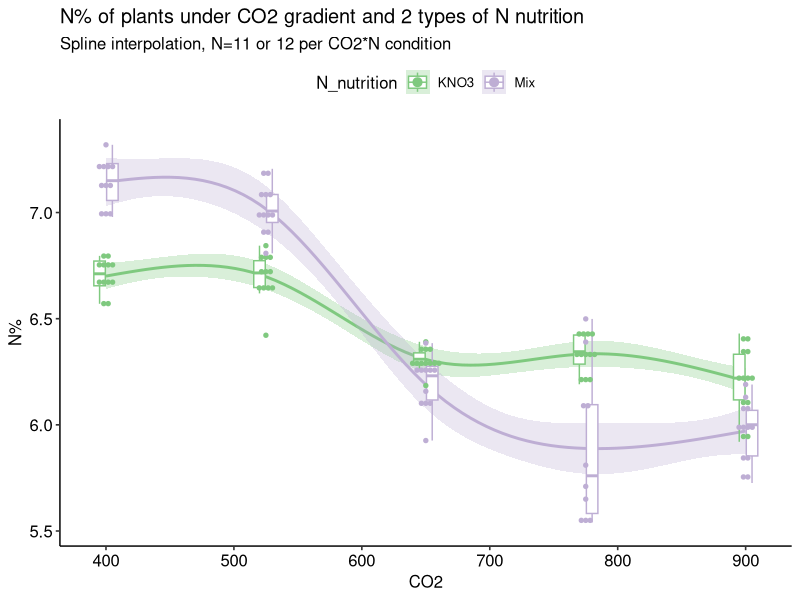
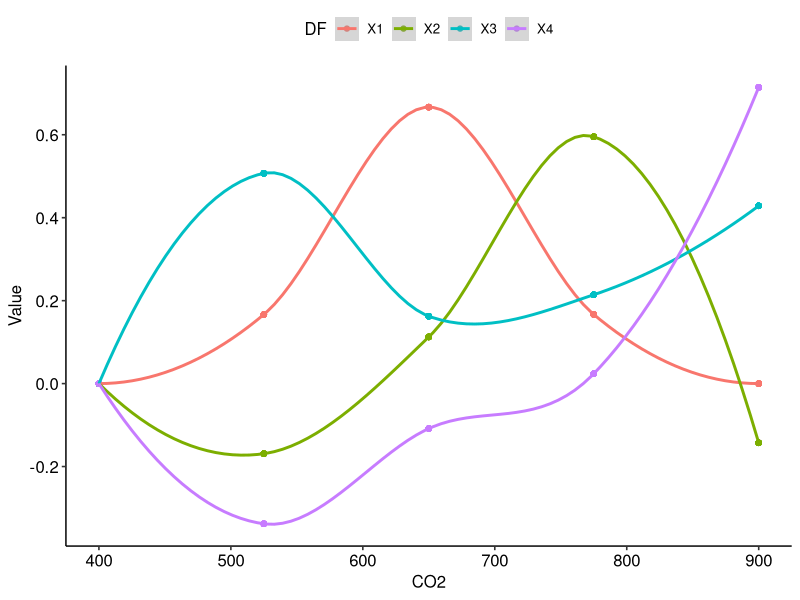
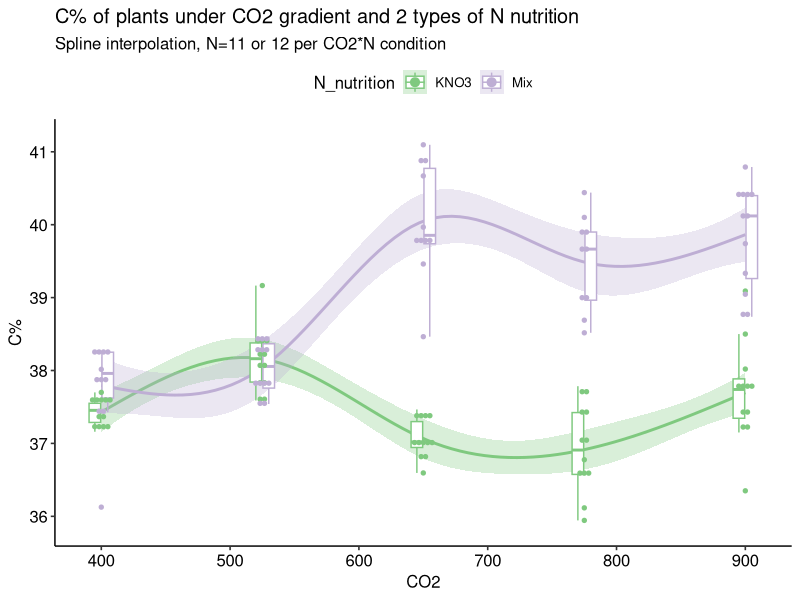
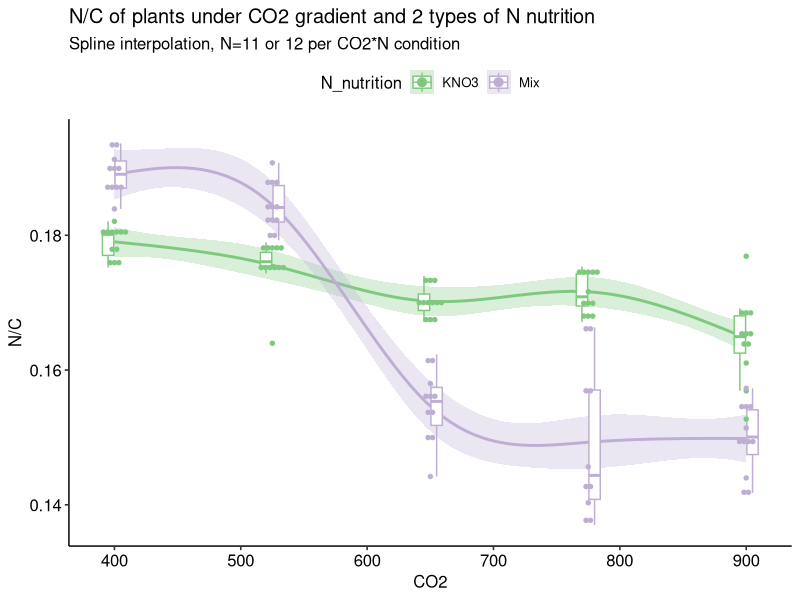

Generate these figures, in order, with R: (Note: this script raises an error after producing the figures.)
## ---- chunk 1
knitr::opts_chunk$set(echo = TRUE, message=FALSE, warning=FALSE )
library(tidyverse)
library(splines)
library(ggpubr)
library(jsonlite)
## ---- chunk 2
data <- 
  read.table("../data/OC_08_N-C_corrected.csv", sep=',', h=T, na.strings = "NA") %>%
  rename(N=X.N, C=X.C, Tube=Nom) %>%
  mutate(Tube = as.numeric(str_remove(Tube, ',000')),
         Poids = as.numeric(str_replace(Poids, ',', '.')),
         N = as.numeric(str_replace(N, ',', '.')),
         C = as.numeric(str_replace(C, ',', '.'))) %>%
  inner_join(read.csv("../data/OC_08_annotation.csv", sep=';'), by="Tube") %>%
  rename(N_nutrition = N.y, N=N.x)

DF=4
data %>%
  ggplot(aes(x=CO2, y=N, color=N_nutrition, fill=N_nutrition))+
  geom_smooth(method = "lm", se = T, size = 1, alpha=0.3,
              formula = y ~ ns(x, df=DF))+
  geom_boxplot(aes(group=interaction(CO2, N_nutrition), color=N_nutrition), 
               alpha=1, width=20, fill="white", outlier.alpha = 0)+
  geom_dotplot(aes(group=interaction(CO2, N_nutrition)),
               binaxis='y', stackdir='center', dotsize = 0.35)+ 
  theme_pubr() + 
  scale_color_brewer(palette = "Accent") + 
  scale_fill_brewer(palette = "Accent") + 
  ylab("N%") +
  ggtitle("N% of plants under CO2 gradient and 2 types of N nutrition")+
  xlim(c(390, 910)) +
  labs(subtitle = "Spline interpolation, N=11 or 12 per CO2*N condition")
## ---- chunk 3
data %>%
  lm(formula=N ~ ns(CO2, df=DF)*N_nutrition)%>%
  summary()

data.frame(ns(data$CO2, df=DF)) %>%
  mutate(CO2 = data$CO2) %>%
  gather(key="DF", value = "Value", contains("X")) %>%
  ggplot(aes(x=CO2, y=Value, color=DF))+
  geom_point() + geom_smooth() + theme_pubr()
## ---- chunk 4
data %>%
  ggplot(aes(x=CO2, y=C, color=N_nutrition, fill=N_nutrition))+
  geom_smooth(method = "lm", se = T, size = 1, alpha=0.3,
              formula = y ~ ns(x, df=DF))+
  geom_boxplot(aes(group=interaction(CO2, N_nutrition), color=N_nutrition), 
               alpha=1, width=20, fill="white", outlier.alpha = 0)+
  geom_dotplot(aes(group=interaction(CO2, N_nutrition)),
               binaxis='y', stackdir='center', dotsize = 0.35)+ 
  theme_pubr() + 
  scale_color_brewer(palette = "Accent") + 
  scale_fill_brewer(palette = "Accent") + 
  ylab("C%") +
  ggtitle("C% of plants under CO2 gradient and 2 types of N nutrition")+
  xlim(c(390, 910)) +
  labs(subtitle = "Spline interpolation, N=11 or 12 per CO2*N condition")

data %>%
  lm(formula=C ~ ns(CO2, df=DF)*N_nutrition)%>%
  summary()
## ---- chunk 5
data %>%
  ggplot(aes(x=CO2, y=N/C, color=N_nutrition, fill=N_nutrition))+
  geom_smooth(method = "lm", se = T, size = 1, alpha=0.3,
              formula = y ~ ns(x, df=DF))+
  geom_boxplot(aes(group=interaction(CO2, N_nutrition), color=N_nutrition), 
               alpha=1, width=20, fill="white", outlier.alpha = 0)+
  geom_dotplot(aes(group=interaction(CO2, N_nutrition)),
               binaxis='y', stackdir='center', dotsize = 0.35)+ 
  theme_pubr() + 
  scale_color_brewer(palette = "Accent") + 
  scale_fill_brewer(palette = "Accent") + 
  ylab("N/C") +
  ggtitle("N/C of plants under CO2 gradient and 2 types of N nutrition")+
  xlim(c(390, 910)) +
  labs(subtitle = "Spline interpolation, N=11 or 12 per CO2*N condition")


data %>%
  lm(formula=N/C ~ ns(CO2, df=DF)*N_nutrition)%>%
  summary() 
## ---- chunk 6

merged_data <- read.csv("../data/OC_08_dry_biomass.csv", sep=';') %>%
  filter(!str_detect(TubeVide, "Date")) %>%
  mutate(Dry_mass_mg = (parse_number(Tube_masse_seche)- parse_number(TubeVide))*1000) %>%
  rename(Tube=ï..Tube) %>%
  select(Tube, Dry_mass_mg) %>% 
  inner_join(data, by="Tube") %>%
  select(-c(Tissue, RNA)) %>%
  filter(Dry_mass_mg >0)


merged_data %>%
  ggplot(aes(x=Dry_mass_mg, y = N, label=CO2)) +
  geom_point(aes(size=CO2, color=N_nutrition))+
  stat_cor() + geom_smooth(method = 'lm', color='black', alpha=0.1) + 
  scale_color_brewer(palette = "Accent")+
  geom_text(size=2)

merged_data %>%
  ggplot(aes(x=Dry_mass_mg, y = N, label=CO2, color=N_nutrition)) +
  geom_point(aes(size=CO2))+
  stat_cor() + geom_smooth(method = 'lm', alpha=0.1) + 
  scale_color_brewer(palette = "Accent")+
  geom_text(size=2, color="black")

merged_data %>%
  ggplot(aes(x=Dry_mass_mg, y = N, label=CO2, color=interaction(N_nutrition, CO2))) +
  geom_point(aes(size=CO2))+
  stat_cor() + geom_smooth(method = 'lm', alpha=0.1) + 
  scale_color_brewer(palette = "Accent")+
  geom_text(size=2, color="black")

merged_data %>%
  lm(formula = N~Dry_mass_mg*CO2*N_nutrition) %>%
  summary()

merged_data %>%
  lm(formula = N~CO2*N_nutrition) %>%
  summary()
## ---- chunk 7

merged_data %>%
  ggplot(aes(x=Dry_mass_mg, y = C, label=CO2)) +
  geom_point(aes(size=CO2, color=N_nutrition))+
  stat_cor() + geom_smooth(method = 'lm', color='black', alpha=0.1) + 
  scale_color_brewer(palette = "Accent")+
  geom_text(size=2)


merged_data %>%
  ggplot(aes(x=Dry_mass_mg, y = C, label=CO2, color=N_nutrition)) +
  geom_point(aes(size=CO2))+
  stat_cor() + geom_smooth(method = 'lm', alpha=0.1) + 
  scale_color_brewer(palette = "Accent")+
  geom_text(size=2, color="black")

merged_data %>%
  ggplot(aes(x=Dry_mass_mg, y = C, label=CO2, color=interaction(N_nutrition, CO2))) +
  geom_point(aes(size=CO2))+
  stat_cor() + geom_smooth(method = 'lm', alpha=0.1) + 
  scale_color_brewer(palette = "Accent")+
  geom_text(size=2, color="black")
## ---- chunk 8
data %>%
  ggplot(aes(x=C, y=N, label=CO2)) + 
  geom_point(aes(size=CO2, color=N_nutrition)) + 
  scale_color_brewer(palette = "Accent")+
  geom_text(size=2)

data %>%
  ggplot(aes(x=C, y = N, label=CO2, color=N_nutrition)) +
  geom_point(aes(size=CO2))+
  stat_cor() + geom_smooth(method = 'lm', alpha=0.1) + 
  scale_color_brewer(palette = "Accent")+
  geom_text(size=2, color="black")

data %>%
  ggplot(aes(x=C, y = N, label=CO2, color=interaction(N_nutrition, CO2))) +
  geom_point(aes(size=CO2))+
  stat_cor() + geom_smooth(method = 'lm', alpha=0.1) + 
  scale_color_brewer(palette = "Accent")+
  geom_text(size=2, color="black")
